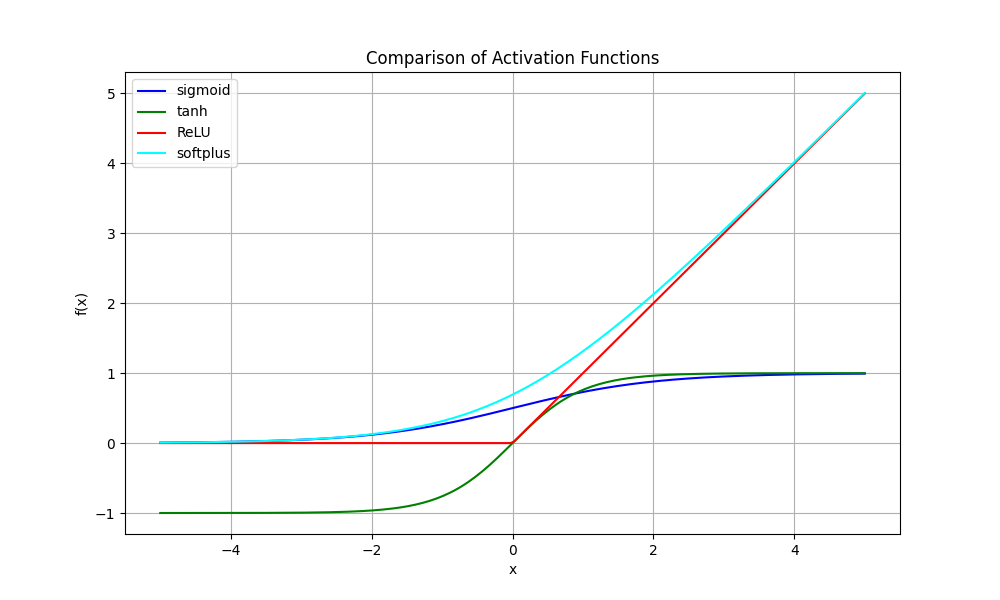

Generate this figure with Python:
import matplotlib.pyplot as plt
import numpy as np

# Define the range for the input values
x = np.linspace(-5, 5, 200)

# Activation functions
sigmoid = 1 / (1 + np.exp(-x))
tanh = np.tanh(x)
relu = np.maximum(0, x)
softplus = np.log(1 + np.exp(x))

# Plotting the functions
plt.figure(figsize=(10, 6))
plt.plot(x, sigmoid, label='sigmoid', color='blue')
plt.plot(x, tanh, label='tanh', color='green')
plt.plot(x, relu, label='ReLU', color='red')
plt.plot(x, softplus, label='softplus', color='cyan')

# Adding labels and title
plt.xlabel('x')
plt.ylabel('f(x)')
plt.title('Comparison of Activation Functions')
plt.legend()
plt.grid(True)
plt.savefig("relu.png")
